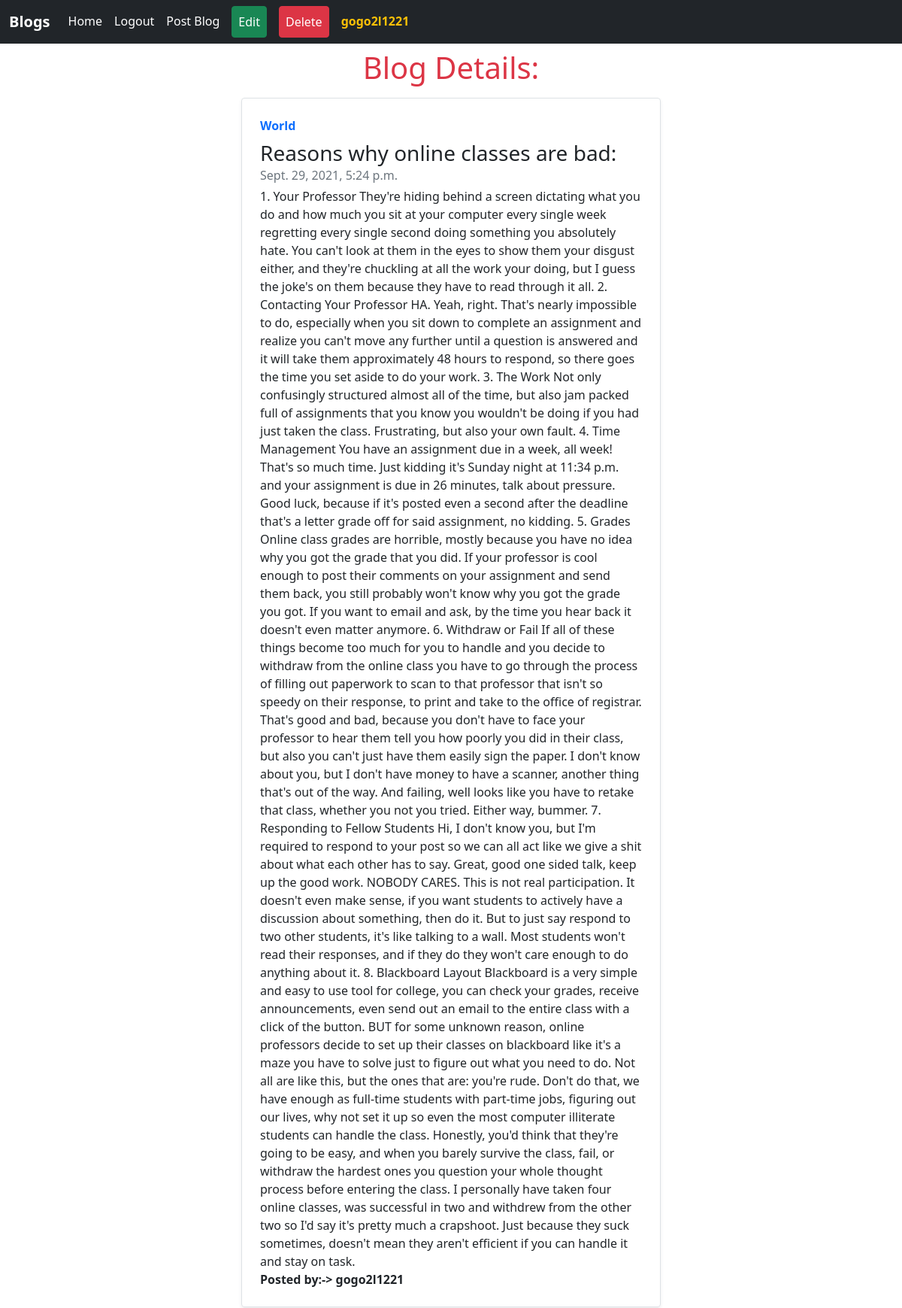
Page /blog_detail/13 (signed in) on the committed database.
### app1/models.py (models this page shows, shortened)
class Blog(models.Model):
    user_id = models.ForeignKey(User, on_delete = models.CASCADE)
    title = models.CharField(max_length = 150)
    dsc = models.TextField()
    date = models.DateTimeField(auto_now_add = True, null = True)

### app1/views.py (the view)
# urls.py: path("blog_detail/<int:id>", views.blog_detail, name = "blog_detail"),
@login_required
def blog_detail(request, id):
    blog = Blog.objects.get(id = id)
    context = {
        "blog":blog
    }
    return render(request, "app1/blog_detail.html", context)

### app1/templates/app1/blog_detail.html (shortened to what this page needs)
<!DOCTYPE html>
<html lang="en">
<head>
    <link href="https://cdn.jsdelivr.net/npm/bootstrap@5.1.0/dist/css/bootstrap.min.css" rel="stylesheet">
</head>
<body>
    <nav class="navbar navbar-expand-lg navbar-dark bg-dark">
        <div class="container-fluid">
          <a class="navbar-brand fw-bold" href="#">Blogs</a>
          <div class="collapse navbar-collapse" id="navbarSupportedContent">
            <ul class="navbar-nav me-auto mb-2 mb-lg-0 text-white">
              <li class="nav-item">
                <a class="nav-link active text-white" aria-current="page" href="/">Home</a>
              </li>
              {% if user.is_authenticated%}
              <li class="nav-item">
                <a class="nav-link text-white" href="/logout/">Logout</a>
              </li>
              <li class="nav-item">
                <a class="nav-link text-white" href="/post_blog/">Post Blog</a>
              </li>
              {%if user.id == blog.user_id_id%}
              <li class="nav-item">
                <a class="nav-link btn btn-success mx-2 text-white " href="/edit/{{blog.id}}">Edit</a>
              </li>
              <li class="nav-item">
                <a class="nav-link btn btn-danger mx-2 text-white" href="/delete_post/{{blog.id}}">Delete</a>
              </li>
              <li class="nav-item">
                <a class="nav-link text-warning fw-bold" href="/">{{request.user}}</a>
              </li>
              {%endif%}
              {%endif%}
            </ul>
          </div>
        </div>
      </nav>
    <div class = "container ">
        <h1 class = "text-center text-danger my-2 mx-auto">Blog Details:</h1>
        {% if blog.id != 6 %}
        <div class="col-md-6 my-3 mx-auto ">
            <div class="row g-0 border rounded overflow-hidden flex-md-row mb-4s shadow-sm h-md-250 position-relative">
              <div class="col p-4 d-flex flex-column position-static">
                <strong class="d-inline-block mb-2 text-primary">World</strong>
                <h3 class="mb-0">{{blog.title}}</h3>
                <div class="mb-1 text-muted">{{blog.date}}</div>
                <p class="card-text mb-auto">{{blog.dsc}}</p>
                <b>Posted by:-> {{blog.user_id.username}}</b>
              </div>
            </div>
        </div>
        {% endif %}
    </div>
</body>
</html>

### rows in the picture
Blog: title "Reasons why online classes are bad:", date "Sept. 29, 2021, 5:24 p.m.", dsc "1. Your Professor They're hiding behind a screen dictating what you do and how much you sit at your computer every single week regretting every single second doing something you absolutely hate. You can't look at them in the eyes to show them your disgust either, and they're chuckling at all the work your doing, but I guess the joke's on them because they have to read through it all. 2. Contacting Your Professor HA. Yeah, right. That's nearly impossible to do, especially when you sit down to complete an assignment and realize you can't move any further until a question is answered and it will take them approximately 48 hours to respond, so there goes the time you set aside to do your work.…", user_id.username "gogo2l1221"

### other values in the picture
{{ request.user }} "gogo2l1221"
